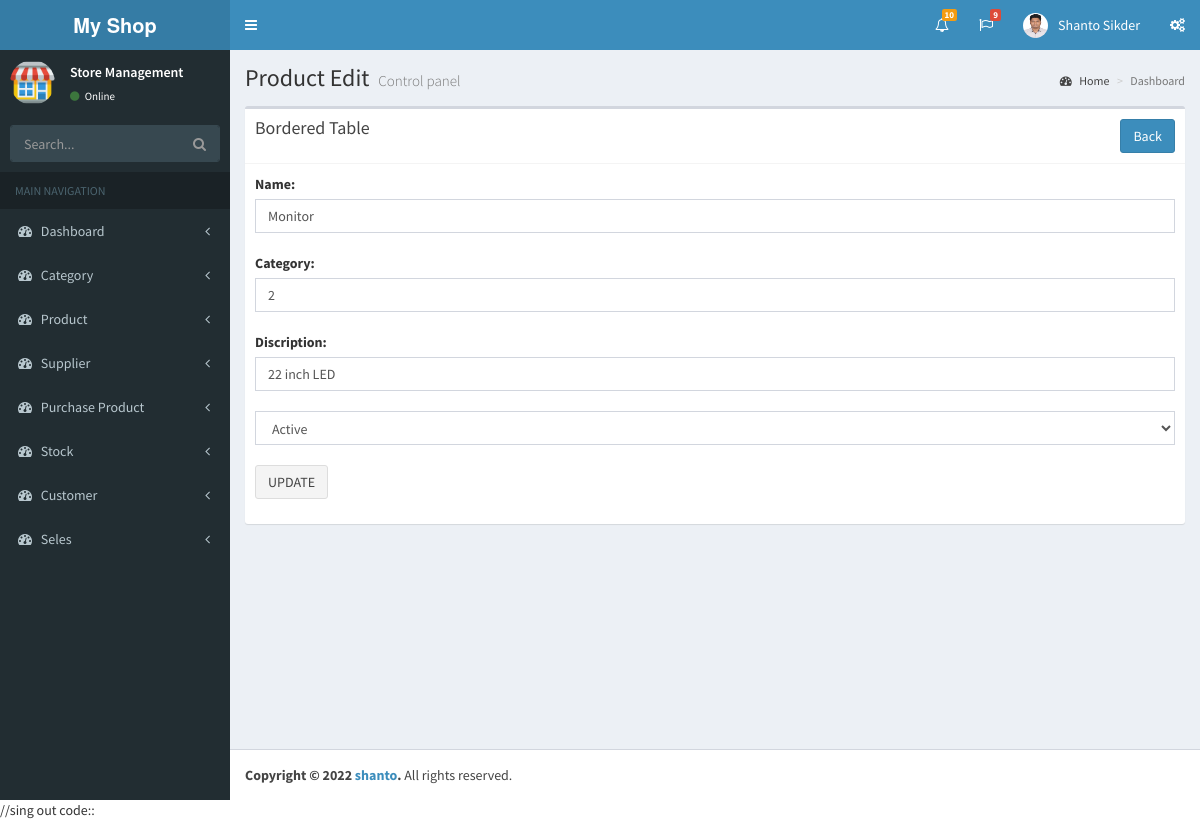
Page /edit_product.php?id=2 (signed in) on the committed database.
### tables this page shows
CREATE TABLE `product` (
  `id` int(11) NOT NULL,
  `name` varchar(20) NOT NULL,
  `category_id` int(11) NOT NULL,
  `description` varchar(100) NOT NULL,
  `status` tinyint(4) NOT NULL
);

### edit_product.php (the view, shortened to what this page needs)
 <?php
    $id = $_REQUEST['id'];
  include('php/db_config.php');
    $sql = "SELECT * FROM product WHERE id = '$id'";
    $data = $db->query($sql);
    $row = $data->fetch_object();
   ?>
<?php include('layout/header.php') ?>
  <?php include('layout/sideber.php') ?>
  <div class="content-wrapper">
    <section class="content-header">
      <h1>
        Product Edit
        <small>Control panel</small>
      </h1>
      <ol class="breadcrumb">
        <li><a href="#"><i class="fa fa-dashboard"></i> Home</a></li>
        <li class="active">Dashboard</li>
      </ol>
    </section>
    <section class="content">
      <div class="row">
        <div class="col-md-12">
          <div class="box">
            <div class="box-header with-border">
              <h3 class="box-title">Bordered Table</h3>
              <a class="btn btn-primary pull-right"href="manage_product.php">Back</a>
            </div>
            <div class="box-body">
              <form method="post">
<div class="form-group">
      <label for="name">Name:</label>
    <br>
    <input type="text" class="form-control" name="name" value="<?php echo $row->name; ?>"><br>
      <label for="text">Category:</label>
    <br>
    <input type="text" class="form-control" name="category" value="<?php echo $row->category_id; ?>"><br>
    <label for="text">Discription:</label>
    <br>
    <input type="text" class="form-control" name="discription" value="<?php echo $row->description; ?>"><br>
    <select class="form-control" name="status" id="">
                                    <option value="1">Active</option>
    </select>
    <br>
    <input type="submit" name="submit" value="UPDATE" class="btn btn-default">
  </form>
            </div>
          </div>
        </div>
      </div>
    </section>
  </div>
 <?php include('layout/footer.php'); ?>

### rows in the picture
product: name "Monitor", category "2", discription "22 inch LED"
